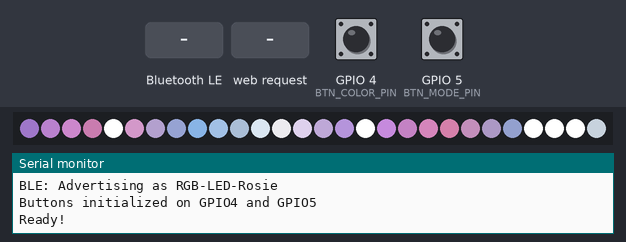
Recording of a sketch running on a simulated ESP32-C3. Parts: 28 RGB LEDs in strip order, left to right, the last lines printed to the serial monitor. Inputs (shaded band) come from the test bench; at power-on: GPIO 5 (BTN_MODE_PIN) HIGH, GPIO 4 (BTN_COLOR_PIN) HIGH. Dim RGB values are drawn brighter than linear; random numbers use the default seed unless the sketch sets one; nothing arrives over Bluetooth unless stated; a phone connects over Bluetooth LE 3 s after start.

Above: at 4.28 s.
4.3 s: Bluetooth LE write "200" received
At 4.8 s:
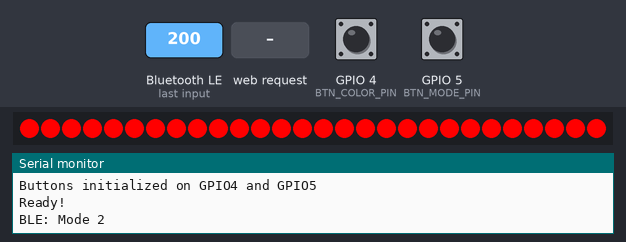
6.3 s: Bluetooth LE write "200" received
At 7.1 s:
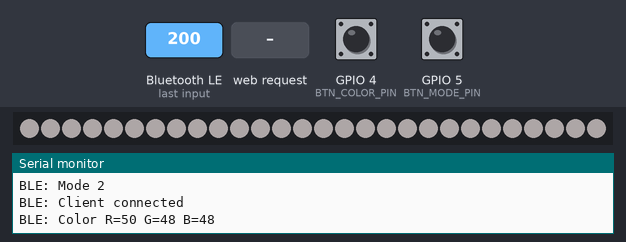
8.3 s: GPIO 5 (BTN_MODE_PIN) pulled LOW for 0.15 s
At 8.91 s:
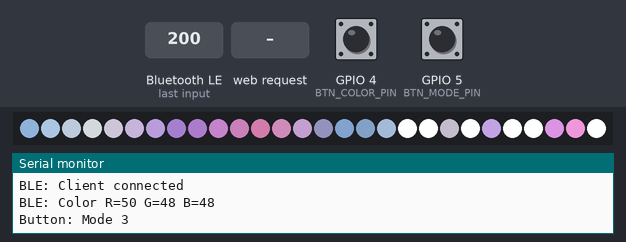
9.0 s: Bluetooth LE write "0" received
At 9.51 s:
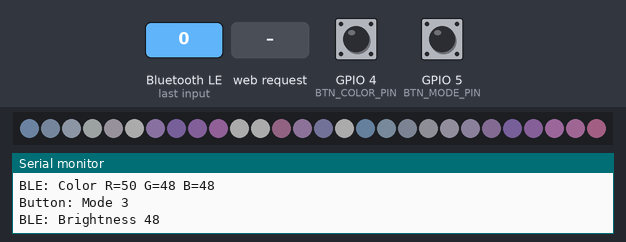
12.0 s: HTTP request GET /brightness?r=1&g=1&b=1 received
At 12.22 s:
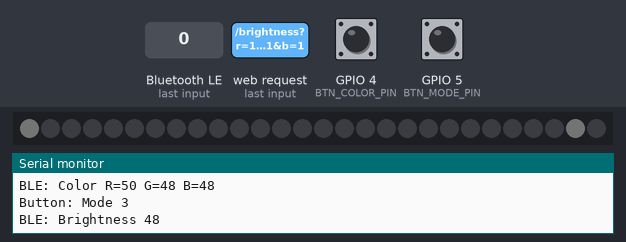

The sketch:

rosie.ino
```cpp
/*
 * Rosie - RGB LED Controller
 * Board: ESP32-C3 Mini
 *
 * Wiring:
 *   5V  -> 5V
 *   GND -> GND
 *   LED DI     -> GPIO10
 *   Color Btn  -> GPIO4 (click to cycle colors)
 *   Mode Btn   -> GPIO5 (short press: cycle modes, long press 2s: power on/off)
 */

#include <Adafruit_NeoPixel.h>
#include <math.h>
#include <WiFi.h>
#include <WebServer.h>
#include <BLEDevice.h>
#include <BLEServer.h>
#include <BLEUtils.h>
#include <BLE2902.h>

// LED Configuration
#define LED_PIN 10
#define NUM_LEDS 28

// Button Configuration
#define BTN_COLOR_PIN 4    // GPIO4 - Color change button
#define BTN_MODE_PIN 5     // GPIO5 - Mode/Power button
#define LONG_PRESS_TIME 2000  // 2 seconds for long press
#define DEBOUNCE_TIME 50      // 50ms debounce

// WiFi AP Settings
const char* ap_ssid = "RGB-LED";
const char* ap_password = "12345678";
WebServer server(80);

// BLE UUIDs
#define SERVICE_UUID        "19B10000-E8F2-537E-4F6C-D104768A1214"
#define COLOR_CHAR_UUID     "19B10001-E8F2-537E-4F6C-D104768A1214"
#define MODE_CHAR_UUID      "19B10002-E8F2-537E-4F6C-D104768A1214"
#define BRIGHTNESS_CHAR_UUID "19B10003-E8F2-537E-4F6C-D104768A1214"
#define POWER_CHAR_UUID     "19B10004-E8F2-537E-4F6C-D104768A1214"

// Modes
enum LedMode {
  MODE_NORMAL = 0,
  MODE_PULSE = 1,
  MODE_STROBE = 2,
  MODE_PRINCESS = 3
};
#define NUM_MODES 4

// Princess colors (light purple, pink, light blue, white)
const uint8_t princessColors[][3] = {
  {200, 150, 255},  // Light purple
  {255, 150, 200},  // Pink
  {150, 200, 255},  // Light blue
  {255, 255, 255}   // White sparkle
};

// LED strip
Adafruit_NeoPixel strip(NUM_LEDS, LED_PIN, NEO_GRB + NEO_KHZ800);

// BLE
BLEServer* pServer = nullptr;
BLECharacteristic* pColorChar = nullptr;
BLECharacteristic* pModeChar = nullptr;
BLECharacteristic* pBrightnessChar = nullptr;
BLECharacteristic* pPowerChar = nullptr;

bool deviceConnected = false;
bool oldDeviceConnected = false;

// State
uint8_t currentR = 255;
uint8_t currentG = 0;
uint8_t currentB = 0;
uint8_t currentBrightness = 255;  // Full brightness by default
LedMode currentMode = MODE_PRINCESS;
bool powerOn = true;

// Animation state
unsigned long lastUpdate = 0;
int pulseValue = 0;
int pulseDirection = 1;
bool strobeState = false;

// Button state
bool btn1LastState = HIGH;
bool btn2LastState = HIGH;
unsigned long btn1PressTime = 0;
unsigned long btn2PressTime = 0;
bool btn2LongPressHandled = false;

// Preset colors for cycling (R, G, B)
const uint8_t presetColors[][3] = {
  {255, 0, 0},     // Red
  {255, 69, 0},    // Orange Red
  {255, 165, 0},   // Orange
  {255, 255, 0},   // Yellow
  {0, 255, 0},     // Green
  {0, 255, 255},   // Cyan
  {0, 0, 255},     // Blue
  {139, 0, 255},   // Purple
  {255, 0, 255},   // Magenta
  {255, 255, 255}  // White
};
const int NUM_COLORS = 10;
int currentColorIndex = 0;


// BLE Callbacks
class ServerCallbacks : public BLEServerCallbacks {
  void onConnect(BLEServer* pServer) {
    deviceConnected = true;
    Serial.println("BLE: Client connected");
  }

  void onDisconnect(BLEServer* pServer) {
    deviceConnected = false;
    Serial.println("BLE: Client disconnected");
  }
};

class ColorCallbacks : public BLECharacteristicCallbacks {
  void onWrite(BLECharacteristic* pCharacteristic) {
    String value = pCharacteristic->getValue();
    if (value.length() >= 3) {
      currentR = (uint8_t)value[0];
      currentG = (uint8_t)value[1];
      currentB = (uint8_t)value[2];
      Serial.printf("BLE: Color R=%d G=%d B=%d\n", currentR, currentG, currentB);
    }
  }
};

class ModeCallbacks : public BLECharacteristicCallbacks {
  void onWrite(BLECharacteristic* pCharacteristic) {
    String value = pCharacteristic->getValue();
    if (value.length() >= 1) {
      currentMode = (LedMode)((uint8_t)value[0] % NUM_MODES);
      pulseValue = 0;
      pulseDirection = 1;
      Serial.printf("BLE: Mode %d\n", currentMode);
    }
  }
};

class BrightnessCallbacks : public BLECharacteristicCallbacks {
  void onWrite(BLECharacteristic* pCharacteristic) {
    String value = pCharacteristic->getValue();
    if (value.length() >= 1) {
      currentBrightness = (uint8_t)value[0];
      Serial.printf("BLE: Brightness %d\n", currentBrightness);
    }
  }
};

class PowerCallbacks : public BLECharacteristicCallbacks {
  void onWrite(BLECharacteristic* pCharacteristic) {
    String value = pCharacteristic->getValue();
    if (value.length() >= 1) {
      powerOn = (uint8_t)value[0] > 0;
      Serial.printf("BLE: Power %s\n", powerOn ? "ON" : "OFF");
    }
  }
};

// Web page
const char index_html[] PROGMEM = R"rawliteral(
<!DOCTYPE html>
<html>
<head>
  <meta name="viewport" content="width=device-width, initial-scale=1">
  <title>Rosie LED Control</title>
  <style>
    * { box-sizing: border-box; margin: 0; padding: 0; }
    body { font-family: sans-serif; background: #1a1a2e; color: white; padding: 20px; }
    h1 { text-align: center; margin-bottom: 20px; }
    .section { background: #16213e; border-radius: 12px; padding: 15px; margin-bottom: 15px; }
    .color-grid { display: grid; grid-template-columns: repeat(5, 1fr); gap: 8px; }
    .color-btn { width: 100%; aspect-ratio: 1; border-radius: 50%; border: 3px solid transparent; cursor: pointer; }
    .color-btn.active { border-color: white; }
    .mode-btns { display: flex; gap: 10px; }
    .mode-btn { flex: 1; padding: 12px; border: none; border-radius: 8px; background: #0f3460; color: white; cursor: pointer; }
    .mode-btn.active { background: #e94560; }
    input[type="range"] { width: 100%; margin-top: 10px; }
    .preview { height: 50px; border-radius: 8px; margin-bottom: 15px; background: red; }
  </style>
</head>
<body>
  <h1>Rosie LED Controller</h1>
  <div class="preview" id="preview"></div>
  <div class="section">
    <div class="color-grid" id="colors"></div>
  </div>
  <div class="section">
    <div class="mode-btns">
      <button class="mode-btn active" onclick="setMode(0,this)">Normal</button>
      <button class="mode-btn" onclick="setMode(1,this)">Pulse</button>
      <button class="mode-btn" onclick="setMode(2,this)">Strobe</button>
      <button class="mode-btn" onclick="setMode(3,this)">Princess</button>
    </div>
  </div>
  <div class="section">
    <input type="range" min="5" max="255" value="128" onchange="fetch('/brightness?b='+this.value)">
  </div>
  <script>
    const colors=['#FF0000','#FF4500','#FFA500','#FFFF00','#00FF00','#00FFFF','#0000FF','#8B00FF','#FF00FF','#FFFFFF'];
    const grid=document.getElementById('colors');
    colors.forEach((c,i)=>{
      const btn=document.createElement('button');
      btn.className='color-btn'+(i===0?' active':'');
      btn.style.background=c;
      btn.onclick=()=>{
        document.querySelectorAll('.color-btn').forEach(b=>b.classList.remove('active'));
        btn.classList.add('active');
        document.getElementById('preview').style.background=c;
        const r=parseInt(c.slice(1,3),16),g=parseInt(c.slice(3,5),16),b=parseInt(c.slice(5,7),16);
        fetch('/color?r='+r+'&g='+g+'&b='+b);
      };
      grid.appendChild(btn);
    });
    function setMode(m,btn){
      document.querySelectorAll('.mode-btn').forEach(b=>b.classList.remove('active'));
      btn.classList.add('active');
      fetch('/mode?m='+m);
    }
  </script>
</body>
</html>
)rawliteral";

void handleRoot() { server.send(200, "text/html", index_html); }

void handleColor() {
  if (server.hasArg("r") && server.hasArg("g") && server.hasArg("b")) {
    currentR = server.arg("r").toInt();
    currentG = server.arg("g").toInt();
    currentB = server.arg("b").toInt();
    Serial.printf("Web: Color R=%d G=%d B=%d\n", currentR, currentG, currentB);
  }
  server.send(200, "text/plain", "OK");
}

void handleMode() {
  if (server.hasArg("m")) {
    currentMode = (LedMode)(server.arg("m").toInt() % NUM_MODES);
    pulseValue = 0;
    pulseDirection = 1;
  }
  server.send(200, "text/plain", "OK");
}

void handleBrightness() {
  if (server.hasArg("b")) {
    currentBrightness = server.arg("b").toInt();
  }
  server.send(200, "text/plain", "OK");
}

void setupWiFi() {
  WiFi.mode(WIFI_AP);
  WiFi.softAP(ap_ssid, ap_password);
  Serial.print("WiFi AP: ");
  Serial.println(ap_ssid);
  Serial.print("IP: ");
  Serial.println(WiFi.softAPIP());

  server.on("/", handleRoot);
  server.on("/color", handleColor);
  server.on("/mode", handleMode);
  server.on("/brightness", handleBrightness);
  server.begin();
}

void setupBLE() {
  BLEDevice::init("RGB-LED-Rosie");
  pServer = BLEDevice::createServer();
  pServer->setCallbacks(new ServerCallbacks());

  BLEService* pService = pServer->createService(SERVICE_UUID);

  pColorChar = pService->createCharacteristic(COLOR_CHAR_UUID, BLECharacteristic::PROPERTY_READ | BLECharacteristic::PROPERTY_WRITE);
  pColorChar->setCallbacks(new ColorCallbacks());
  uint8_t initColor[3] = {currentR, currentG, currentB};
  pColorChar->setValue(initColor, 3);

  pModeChar = pService->createCharacteristic(MODE_CHAR_UUID, BLECharacteristic::PROPERTY_READ | BLECharacteristic::PROPERTY_WRITE);
  pModeChar->setCallbacks(new ModeCallbacks());
  uint8_t initMode = currentMode;
  pModeChar->setValue(&initMode, 1);

  pBrightnessChar = pService->createCharacteristic(BRIGHTNESS_CHAR_UUID, BLECharacteristic::PROPERTY_READ | BLECharacteristic::PROPERTY_WRITE);
  pBrightnessChar->setCallbacks(new BrightnessCallbacks());
  pBrightnessChar->setValue(&currentBrightness, 1);

  pPowerChar = pService->createCharacteristic(POWER_CHAR_UUID, BLECharacteristic::PROPERTY_READ | BLECharacteristic::PROPERTY_WRITE);
  pPowerChar->setCallbacks(new PowerCallbacks());
  uint8_t initPower = powerOn ? 1 : 0;
  pPowerChar->setValue(&initPower, 1);

  pService->start();

  BLEAdvertising* pAdvertising = BLEDevice::getAdvertising();
  pAdvertising->addServiceUUID(SERVICE_UUID);
  pAdvertising->setScanResponse(true);
  pAdvertising->setMinPreferred(0x06);
  BLEDevice::startAdvertising();

  Serial.println("BLE: Advertising as RGB-LED-Rosie");
}

void updateLEDs() {
  if (!powerOn) {
    strip.clear();
    strip.show();
    return;
  }

  unsigned long now = millis();
  uint8_t r, g, b;

  switch (currentMode) {
    case MODE_NORMAL:
      r = (currentR * currentBrightness) / 255;
      g = (currentG * currentBrightness) / 255;
      b = (currentB * currentBrightness) / 255;
      for (int i = 0; i < NUM_LEDS; i++) {
        strip.setPixelColor(i, strip.Color(r, g, b));
      }
      break;

    case MODE_PULSE:
      if (now - lastUpdate > 15) {
        lastUpdate = now;
        pulseValue += pulseDirection * 5;
        if (pulseValue >= 255) { pulseValue = 255; pulseDirection = -1; }
        else if (pulseValue <= 0) { pulseValue = 0; pulseDirection = 1; }
      }
      r = (currentR * pulseValue * currentBrightness) / 65025;
      g = (currentG * pulseValue * currentBrightness) / 65025;
      b = (currentB * pulseValue * currentBrightness) / 65025;
      for (int i = 0; i < NUM_LEDS; i++) {
        strip.setPixelColor(i, strip.Color(r, g, b));
      }
      break;

    case MODE_STROBE:
      if (now - lastUpdate > 80) {
        lastUpdate = now;
        strobeState = !strobeState;
      }
      if (strobeState) {
        r = (currentR * currentBrightness) / 255;
        g = (currentG * currentBrightness) / 255;
        b = (currentB * currentBrightness) / 255;
        for (int i = 0; i < NUM_LEDS; i++) {
          strip.setPixelColor(i, strip.Color(r, g, b));
        }
      } else {
        strip.clear();
      }
      break;

    case MODE_PRINCESS:
      if (now - lastUpdate > 30) {
        lastUpdate = now;

        // Wave position that flows along the strip
        float wavePos = (now % 3000) / 3000.0 * NUM_LEDS;

        // Global pulse for breathing effect
        int breathe = 200 + 55 * sin(now / 800.0);

        for (int i = 0; i < NUM_LEDS; i++) {
          // Flowing color wave - each LED smoothly transitions through colors
          float colorPhase = fmod((float)i / 4.0 + now / 150.0, 4.0);
          int colorIndex1 = (int)colorPhase % 4;
          int colorIndex2 = (colorIndex1 + 1) % 4;
          float blend = colorPhase - (int)colorPhase;

          // Blend between two adjacent colors for smooth transitions
          uint8_t baseR = princessColors[colorIndex1][0] * (1 - blend) + princessColors[colorIndex2][0] * blend;
          uint8_t baseG = princessColors[colorIndex1][1] * (1 - blend) + princessColors[colorIndex2][1] * blend;
          uint8_t baseB = princessColors[colorIndex1][2] * (1 - blend) + princessColors[colorIndex2][2] * blend;

          // Add wave shimmer based on position
          float distFromWave = fabs(i - wavePos);
          if (distFromWave > NUM_LEDS / 2) distFromWave = NUM_LEDS - distFromWave;
          int waveBoost = max(0, (int)(80 * (1 - distFromWave / 8.0)));

          // Individual LED twinkle
          int twinkle = 150 + random(106);

          // Combine all effects
          int finalBright = min(255, (breathe + waveBoost) * twinkle / 255);

          // Random sparkle - bright white twinkle
          if (random(100) < 12) {
            r = (255 * currentBrightness) / 255;
            g = (255 * currentBrightness) / 255;
            b = (255 * currentBrightness) / 255;
          } else {
            r = (baseR * finalBright * currentBrightness) / 65025;
            g = (baseG * finalBright * currentBrightness) / 65025;
            b = (baseB * finalBright * currentBrightness) / 65025;
          }
          strip.setPixelColor(i, strip.Color(r, g, b));
        }
      }
      break;
  }
  strip.show();
}

void setupButtons() {
  pinMode(BTN_COLOR_PIN, INPUT_PULLUP);
  pinMode(BTN_MODE_PIN, INPUT_PULLUP);
  Serial.println("Buttons initialized on GPIO4 and GPIO5");
}

void handleButtons() {
  unsigned long now = millis();

  // Read button states (LOW = pressed with INPUT_PULLUP)
  bool btn1State = digitalRead(BTN_COLOR_PIN);
  bool btn2State = digitalRead(BTN_MODE_PIN);

  // Button 1 (GPIO4) - Color change on click
  if (btn1State == LOW && btn1LastState == HIGH) {
    // Button just pressed
    btn1PressTime = now;
  }
  if (btn1State == HIGH && btn1LastState == LOW) {
    // Button just released - check if it was a valid press
    if (now - btn1PressTime > DEBOUNCE_TIME) {
      // Cycle to next color
      currentColorIndex = (currentColorIndex + 1) % NUM_COLORS;
      currentR = presetColors[currentColorIndex][0];
      currentG = presetColors[currentColorIndex][1];
      currentB = presetColors[currentColorIndex][2];
      Serial.printf("Button: Color %d (R=%d G=%d B=%d)\n", currentColorIndex, currentR, currentG, currentB);
    }
  }
  btn1LastState = btn1State;

  // Button 2 (GPIO5) - Long press: power, Short press: mode
  if (btn2State == LOW && btn2LastState == HIGH) {
    // Button just pressed
    btn2PressTime = now;
    btn2LongPressHandled = false;
  }
  if (btn2State == LOW && !btn2LongPressHandled) {
    // Button held - check for long press
    if (now - btn2PressTime >= LONG_PRESS_TIME) {
      // Long press detected - toggle power
      powerOn = !powerOn;
      Serial.printf("Button: Power %s\n", powerOn ? "ON" : "OFF");
      btn2LongPressHandled = true;
    }
  }
  if (btn2State == HIGH && btn2LastState == LOW) {
    // Button just released
    if (!btn2LongPressHandled && (now - btn2PressTime > DEBOUNCE_TIME)) {
      // Short press - cycle mode
      currentMode = (LedMode)((currentMode + 1) % NUM_MODES);
      pulseValue = 0;
      pulseDirection = 1;
      Serial.printf("Button: Mode %d\n", currentMode);
    }
  }
  btn2LastState = btn2State;
}

void setup() {
  Serial.begin(115200);
  delay(1000);
  Serial.println("\n\n=== Rosie LED Controller ===");
  Serial.println("Board: ESP32-C3 Mini");

  // Initialize LEDs
  strip.begin();
  strip.clear();
  strip.show();
  Serial.println("LEDs initialized on GPIO10");

  // Startup animation - green chase
  for (int i = 0; i < NUM_LEDS; i++) {
    strip.setPixelColor(i, strip.Color(0, 50, 0));
    strip.show();
    delay(50);
  }
  delay(300);

  // Flash all red
  for (int i = 0; i < NUM_LEDS; i++) {
    strip.setPixelColor(i, strip.Color(50, 0, 0));
  }
  strip.show();
  delay(300);

  strip.clear();
  strip.show();

  // Setup WiFi
  setupWiFi();

  // Setup BLE
  setupBLE();

  // Setup Buttons
  setupButtons();

  Serial.println("Ready!");
}

void loop() {
  server.handleClient();

  // Handle BLE reconnection
  if (!deviceConnected && oldDeviceConnected) {
    delay(500);
    pServer->startAdvertising();
    oldDeviceConnected = deviceConnected;
  }
  if (deviceConnected && !oldDeviceConnected) {
    oldDeviceConnected = deviceConnected;
  }

  // Handle button presses
  handleButtons();

  updateLEDs();
  delay(10);
}
```
